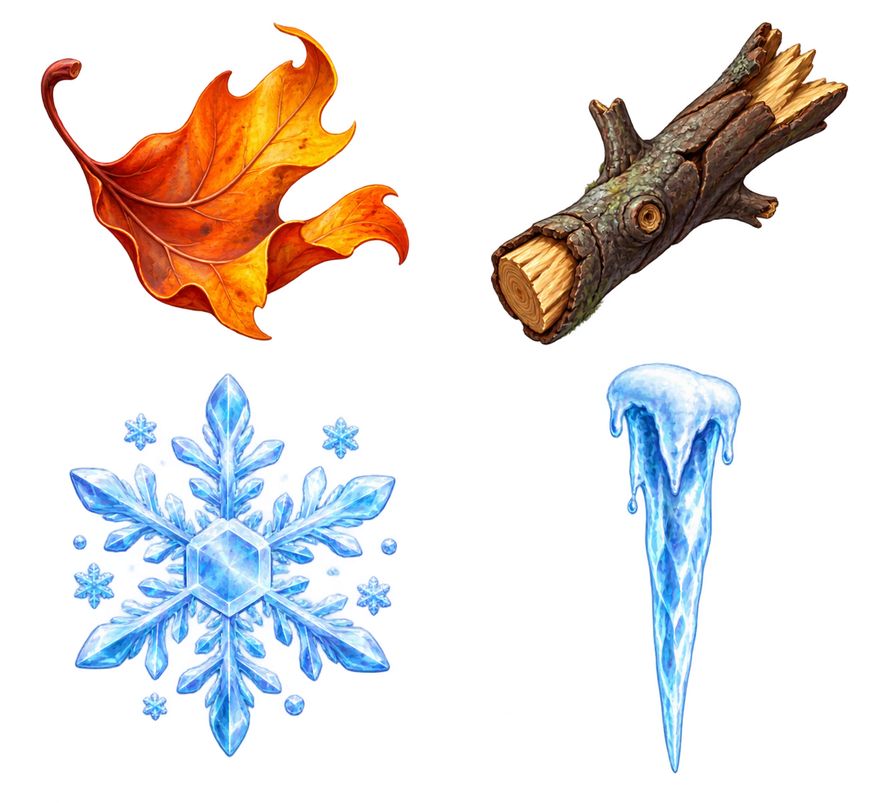
#> input picture assets/art/items/seasonal_hazards.png, 879 x 803 px, shrunk from 1312 x 1199 before the run
$ python extract_branch_hazard.py
#> lines starting #> are read from the running program, lines starting #| are printed output that depends on the picture
"""Extract the clean top-right branch from the seasonal hazards source sheet."""
from pathlib import Path
from PIL import Image

ROOT = Path(__file__).parents[1]
SOURCE = ROOT / "assets/art/items/seasonal_hazards.png"
OUTPUT = ROOT / "assets/art/items/branch_clean_v1.png"


def dominant_component(image: Image.Image) -> Image.Image:
    alpha = image.getchannel("A")
    points = {(x, y) for y in range(image.height) for x in range(image.width) if alpha.getpixel((x, y)) > 8}
    if not points:
        return image
    components: list[set[tuple[int, int]]] = []
    while points:
        start = points.pop()
        component, queue = {start}, [start]
        while queue:
            px, py = queue.pop()
            for yy in range(py - 1, py + 2):
                for xx in range(px - 1, px + 2):
                    if (xx, yy) in points:
                        points.remove((xx, yy))
                        component.add((xx, yy))
                        queue.append((xx, yy))
        components.append(component)
    keep = max(components, key=len)
    clean = Image.new("RGBA", image.size, (0, 0, 0, 0))
    source_pixels, clean_pixels = image.load(), clean.load()
    for x, y in keep:
        clean_pixels[x, y] = source_pixels[x, y]
    return clean


sheet = Image.open(SOURCE).convert("RGBA")
#> sheet is the input picture: PIL image 879x803 RGBA; mean R, G, B, A 44.2, 42.5, 42.6, 60.9
cell_width = sheet.width // 2
#> cell_width = 439
cell_height = (sheet.height + 1) // 2
#> cell_height = 402
# Source sheet is 1312x1199: retain the full 656x600 top-right cell canvas.
branch = sheet.crop((cell_width, 0, sheet.width, cell_height))
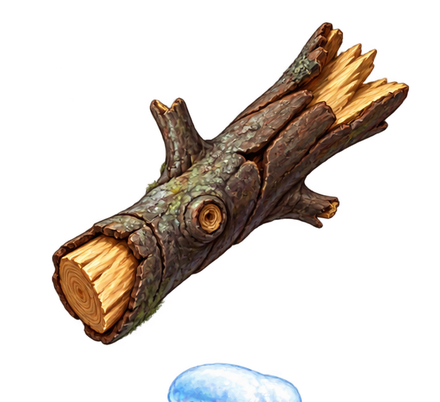
#> branch: PIL image 440x402 RGBA; mean R, G, B, A 34.4, 26.8, 20.4, 66.7; transparent parts drawn white
dominant_component(branch).save(OUTPUT)
#> in dominant_component, `alpha = image.getchannel("A")`:
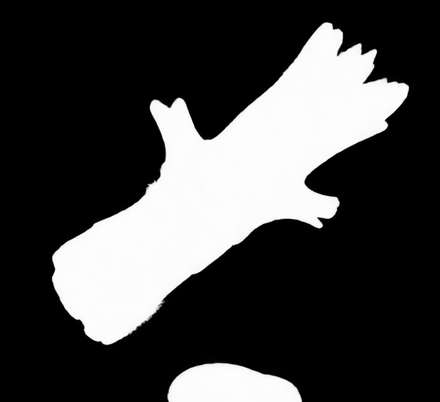
#> alpha: PIL image 440x402 L; min 0, max 255, mean 66.7
#> in dominant_component, `points = {(x, y) for y in range(image.height) for x in range(image.wid..`: points = 47937 items
#> the loop in dominant_component, `while points:` made 2 passes
#> after the loop in dominant_component, `while points:`: components = 2 items; points = 0 items
#> in dominant_component, `keep = max(components, key=len)`: keep = 43791 items
#> in dominant_component, `clean = Image.new("RGBA", image.size, (0, 0, 0, 0))`: clean: PIL image 440x402 RGBA; every value is 0
#> the loop in dominant_component, `for x, y in keep:` made 43791 passes
#> (x, y) on passes 1 to 3: (165, 216), (132, 268), (206, 217)
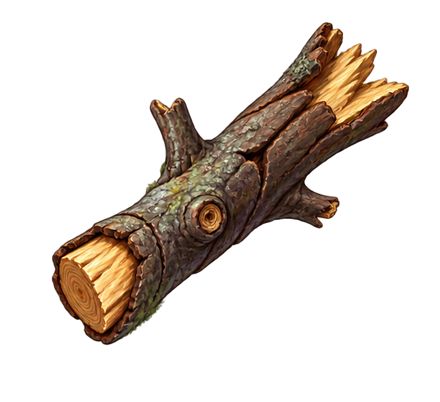
#> saved as branch_clean_v1.png: PIL image 440x402 RGBA; mean R, G, B, A 28.2, 20.1, 13.3, 61; transparent parts drawn white
print(OUTPUT)

$ run again, with assets/art/items/leaf_strip.png copied over assets/art/items/seasonal_hazards.png
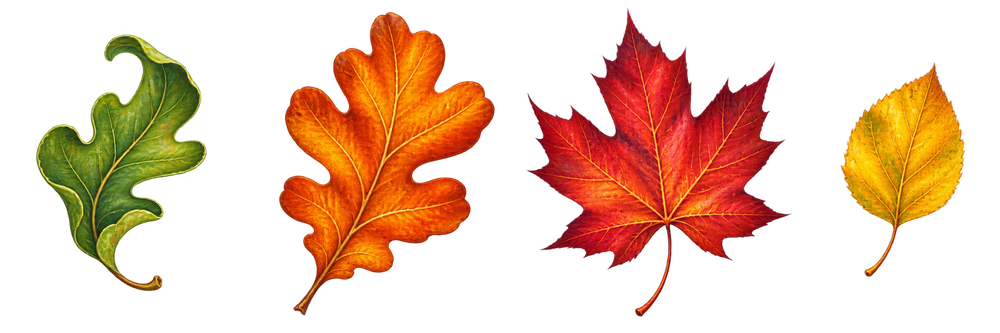
#> input picture assets/art/items/leaf_strip.png, 1000 x 333 px, shrunk from 2172 x 724 before the run
#> sheet is the input picture: PIL image 1000x333 RGBA; mean R, G, B, A 62.7, 28.3, 6.1, 77.6
#> in dominant_component, `alpha = image.getchannel("A")`:
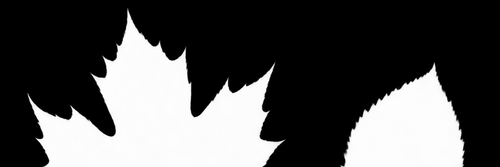
#> alpha: PIL image 500x167 L; min 0, max 255, mean 81.6
#> in dominant_component, `points = {(x, y) for y in range(image.height) for x in range(image.wid..`: points = 27852 items
#> the loop in dominant_component, `while points:` made 2 passes
#> after the loop in dominant_component, `while points:`: components = 2 items; points = 0 items
#> keep = 19501 items
#> clean: PIL image 500x167 RGBA; every value is 0
#> the loop in dominant_component, `for x, y in keep:` made 19501 passes
#> (x, y) on passes 1 to 3: (261, 153), (132, 39), (32, 101)
#> `dominant_component(branch).save(OUTPUT)`:
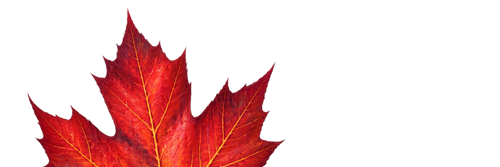
#> saved as branch_clean_v1.png: PIL image 500x167 RGBA; mean R, G, B, A 43.5, 7.6, 7.7, 57.1; transparent parts drawn white

$ run again, with assets/art/items/leaf_yellow_clean_v1.png copied over assets/art/items/seasonal_hazards.png
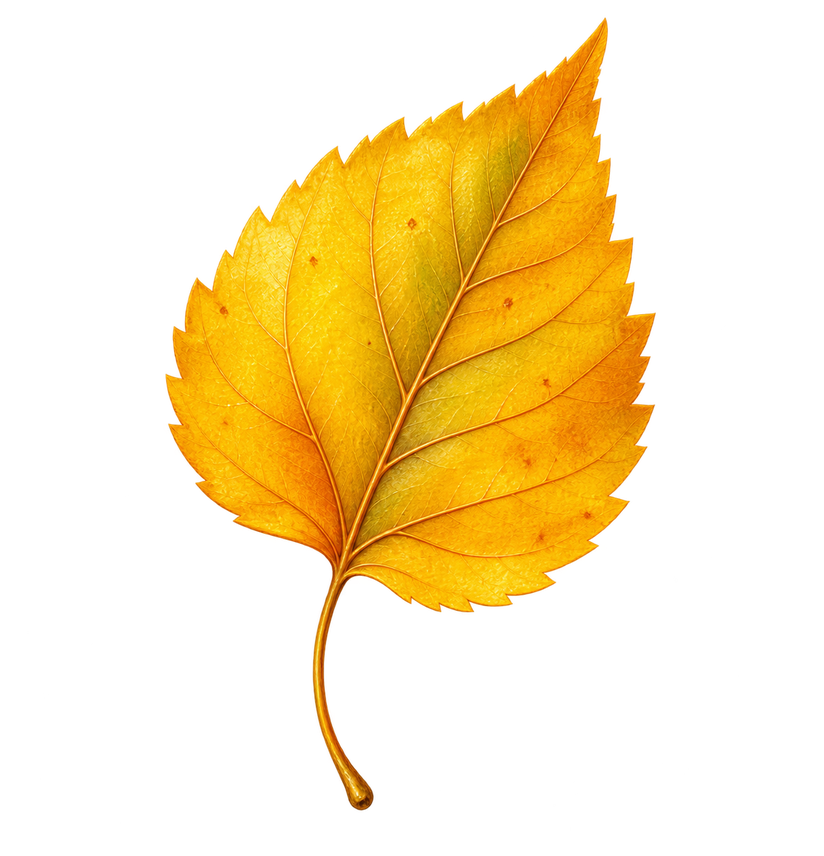
#> input picture assets/art/items/leaf_yellow_clean_v1.png, 824 x 856 px, shrunk from 1230 x 1278 before the run
#> sheet is the input picture: PIL image 824x856 RGBA; mean R, G, B, A 66.4, 46.6, 2.4, 68.4
#> `branch = sheet.crop((cell_width, 0, sheet.width, cell_height))`:
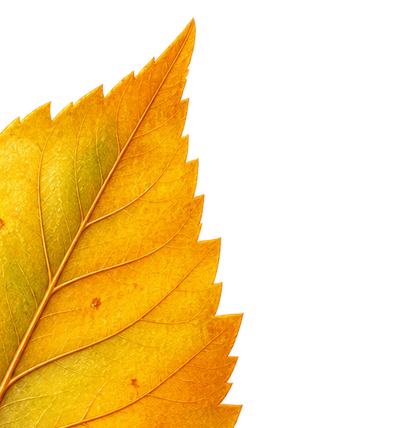
#> branch: PIL image 412x428 RGBA; mean R, G, B, A 98.9, 67.7, 2.7, 104; transparent parts drawn white
#> in dominant_component, `alpha = image.getchannel("A")`:
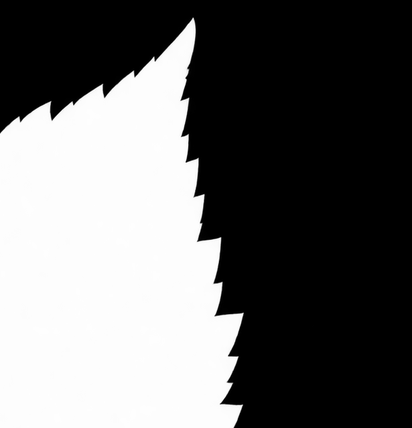
#> alpha: PIL image 412x428 L; min 0, max 255, mean 104
#> in dominant_component, `points = {(x, y) for y in range(image.height) for x in range(image.wid..`: points = 73151 items
#> the loop in dominant_component, `while points:` made 3 passes
#> after the loop in dominant_component, `while points:`: components = 3 items; points = 0 items
#> keep = 73149 items
#> clean: PIL image 412x428 RGBA; every value is 0
#> the loop in dominant_component, `for x, y in keep:` made 73149 passes
#> (x, y) on passes 1 to 3: (165, 216), (132, 268), (192, 319)
